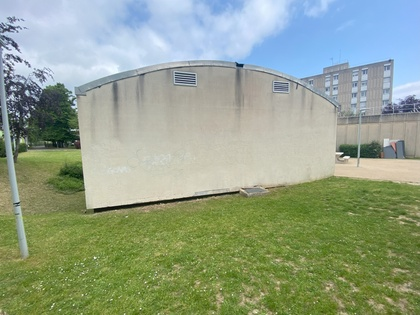
%> input picture images/tests/Foyer.jpg, 420 x 315 px, shrunk from 4032 x 3024 before the run
$ octave untitled7.m   (GNU Octave 9; MATLAB toolbox functions it lacks are replaced by stand-ins)
%> lines starting %> are read from the running program, lines starting %| are printed output that depends on the picture
%> further down, image is the input picture: size 315x420x3 uint8; mean R, G, B 146.6, 160.8, 138.7
### Cal_para2.m
function [r,g,b] = Cal_para2(filename)
%> called with filename = 'Foyer.jpg'
%UNTITLED 此处显示有关此函数的摘要
%   此处显示详细说明
img = imread(filename);
img = double(img);

R = img(:,:,1);
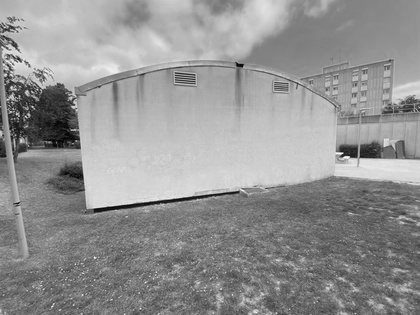
%> R: size 315x420 double; min 0, max 255, mean 146.6
G = img(:,:,2);
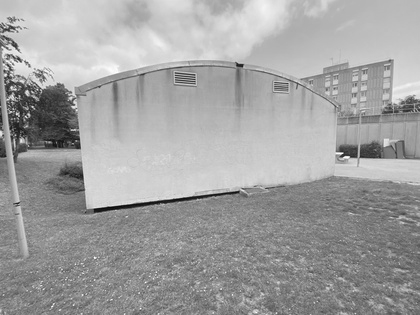
%> G: size 315x420 double; min 7, max 255, mean 160.8
B = img(:,:,3);
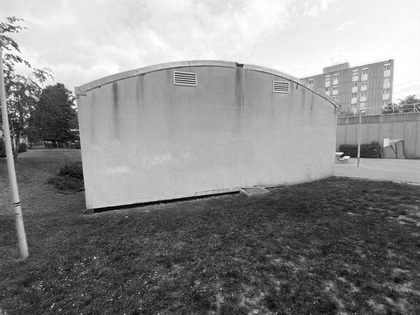
%> B: size 315x420 double; min 0, max 255, mean 138.7
[M,N] = size(R);
%> M = 315; N = 420
%> the run ends on the next line
Rp = padarray(R, [1,1], 'symmetri');
Gp = padarray(G, [1,1], 'symmetri');
Bp = padarray(B, [1,1], 'symmetri');

R_left = Rp(2:M+1, 1:N);
R_top = Rp(1:M,2:N+1);
G_left = Gp(2:M+1, 1:N);
G_top = Gp(1:M,2:N+1);
B_left = Bp(2:M+1, 1:N);
B_top = Bp(1:M,2:N+1);

RR00 = mean(mean(R.^2));
RR01 = mean(mean(R.*R_top));
RR10 = mean(mean(R.*R_left));
RR11 = mean(mean(R_left .* R_top));

GG00 = mean(mean(G.^2));
GG01 = mean(mean(G.*G_top));
GG10 = mean(mean(G.*G_left));
GG11 = mean(mean(G_left .* G_top));

BB00 = mean(mean(B.^2));
BB01 = mean(mean(B.*B_top));
BB10 = mean(mean(B.*B_left));
BB11 = mean(mean(B_left .* B_top));


RG00 = mean(mean(R.*G));
RB00 = mean(mean(R.*B));
GB00 = mean(mean(G.*B));
%15
% alulate the ovariane terms for R, G, and B
RG01 = mean(mean(R.*G_top));
RG10 = mean(mean(R.*G_left));
RG11 = mean(mean(R_left.* G_top));


RB01 = mean(mean(R.*B_top));
RB10 = mean(mean(R.*B_left));
RB11 = mean(mean(R_left.* B_top));


GR01 = mean(mean(G.*R_top));
GR10 = mean(mean(G.*R_left));
GB01 = mean(mean(G.*B_top));
GB10 = mean(mean(G.*B_left));
GR11 = mean(mean(R_top.* G_left));
GB11 = mean(mean(G_left.* B_top));


BR01 = mean(mean(B.*R_top));
BR10 = mean(mean(B.*R_left));
BG01 = mean(mean(B.*G_top));
BG10 = mean(mean(B.*G_left));
BR11 = mean(mean(R_top.* B_left));
BG11 = mean(mean(G_top.* B_left));


%18
Kr = [RR00,RR11,0,0,0,0;
      RR11,RR00,0,0,0,0;
      0,0,GG00,GG11,0,0;
      0,0,GG11,GG00,0,0;
      0,0,0,0,BB00,BB11;
      0,0,0,0,BB11,BB00];

Kg =[RR00,RR11,0,0,0,0;
     RR11,RR00,0,0,0,0;
     0,0,GG00,GG11,0,0,;
     0,0,GG11,GG00,0,0;
     0,0,0,0,BB00,BB11;
     0,0,0,0,BB11,BB00];


Kb =[RR00,RR11,0,0,0,0;
     RR11,RR00,0,0,0,0;
     0,0,GG00,GG11,0,0;
     0,0,GG11,GG00,0,0;
     0,0,0,0,BB00,BB11;
     0,0,0,0,BB11,BB00,];


Yr = [RR10,RR01,RG10,RG01,RB10,RB01]';
Yg = [GR10,GR01,GG10,GG01,GB10,GB01]';
Yb = [BR10,BR01,BG10,BG01,BB10,BB01]';


r = Kr \ Yr;

g = Kg \ Yg;

b = Kb \ Yb;
end

### untitled7.m
filename = "Foyer.jpg";
delta = 20;
image = imread(filename);
[r,g,b] = Cal_para2(filename);

$ run again, with images/tests/LargeTrainingSet.jpg copied over images/tests/Foyer.jpg
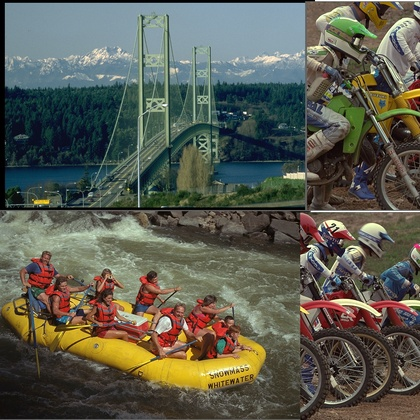
%> input picture images/tests/LargeTrainingSet.jpg, 420 x 420 px, shrunk from 1024 x 1024 before the run
%> image is the input picture: size 420x420x3 uint8; mean R, G, B 91.6, 92.5, 80.4
%> in Cal_para2, `R = img(:,:,1);`:
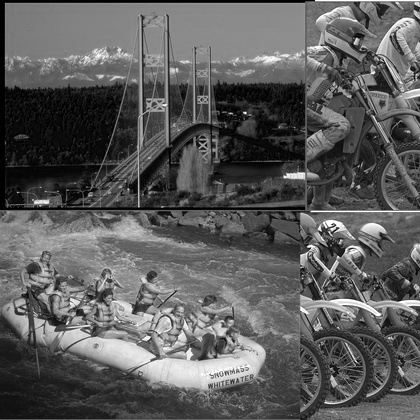
%> R: size 420x420 double; min 0, max 255, mean 91.6
%> in Cal_para2, `B = img(:,:,3);`:
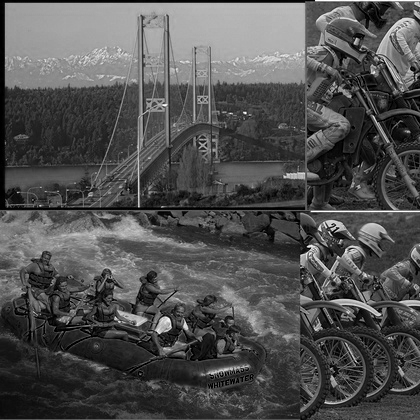
%> B: size 420x420 double; min 0, max 255, mean 80.4
